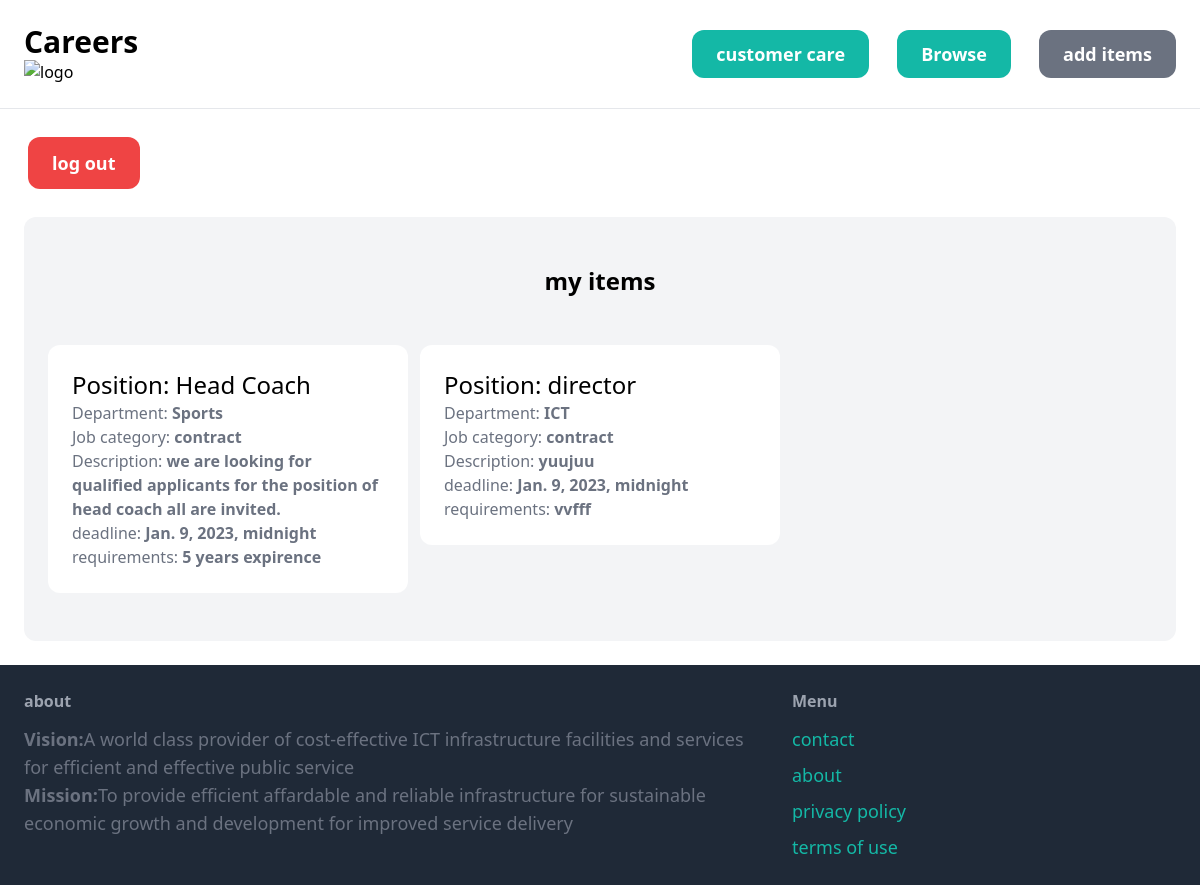
The page /Controlpanel/ (signed in) on the database its author committed.
### item/models.py (models this page shows, shortened)
class Item(models.Model):
    department=models.ForeignKey(Department, related_name='department_items', on_delete=models.CASCADE)
    job_category=models.ForeignKey(Category, related_name='category_items', on_delete=models.CASCADE)
    name=models.CharField(max_length=255)
    description=models.TextField(blank=True, null=True)
    available=models.BooleanField(default=True)
    created_at=models.DateTimeField(auto_now_add=True)
    deadline=models.DateTimeField()
    requirement=models.TextField(blank=True, null=True)
    duties=models.TextField(blank=True, null=True)
    created_by = models.ForeignKey(User, related_name='user_items', on_delete=models.CASCADE, null=True)
    class Meta:
        verbose_name_plural = 'Items'

class Department(models.Model):
    name = models.CharField(max_length=255)
    class Meta:
        ordering = ('name',)
        verbose_name_plural = 'Departments'
    def __str__(self):
        return self.name

class Category(models.Model):
    name = models.CharField(max_length=255)
    class Meta:
        ordering = ('name',)
        verbose_name_plural = 'Categories'
    def __str__(self):
        return self.name

### Controlpanel/views.py (the view)
# urls.py: path('', views.index, name='index'),
@login_required
def index(request):
    items = Item.objects.filter(created_by = request.user)
    return render(request, 'Controlpanel/index.html', {
        'items': items,
    })

### Controlpanel/templates/Controlpanel/index.html (shortened to what this page needs)
{% extends 'Controlpanel/base.html' %}
{% block content%}
    <div class="py-1 px-1 flex justify-between items-center ">
        {% if request.user.is_authenticated %}
            <form action="{% url 'core:logout' %}" method="post" class="">
                <button type="submit"  class="px-6 py-3 text-lg font-semibold bg-red-500 text-white rounded-xl hover:bg-red-700">log out</button>
            </form>
        {% endif %}
    </div>
    <div class="">
        <div class="mt-6 px-6 py-12 bg-gray-100 rounded-xl">
            <h2 class="mb-12 text-2xl text-center font-semibold"><strong>my items</strong></h2>
            <div class="grid grid-cols-3 gap-3">
                {% for item in items %}
                    <div>
                        <a href="{% url 'item:detail' item.id %}">
                            <div class="p-6 bg-white rounded-xl">
                                <h2 class="text-2xl">Position: {{ item.name }}</h2>
                                <p class="text-gray-500">Department: <b>{{item.department}}</b></p>
                                <p class="text-gray-500">Job category: <b>{{item.job_category}}</b></p>
                                <p class="text-gray-500">Description: <b>{{item.description}}</b></p>
                                <p class="text-gray-500">deadline: <b>{{item.deadline}}</b></p>
                                <p class="text-gray-500">requirements: <b>{{item.requirement}}</b></p>
                            </div>
                        </a>
                    </div>
                {% endfor %}
            </div>
           </div>
    </div>
{% endblock%}

### rows shown on the page
Item: name "Head Coach", department "Sports", job_category "contract", description "we are looking for qualified applicants for the position of head coach all are invited.", deadline "Jan. 9, 2023, midnight", requirement "5 years expirence"
Item: name "director", department "ICT", job_category "contract", description "yuujuu", deadline "Jan. 9, 2023, midnight", requirement "vvfff"
